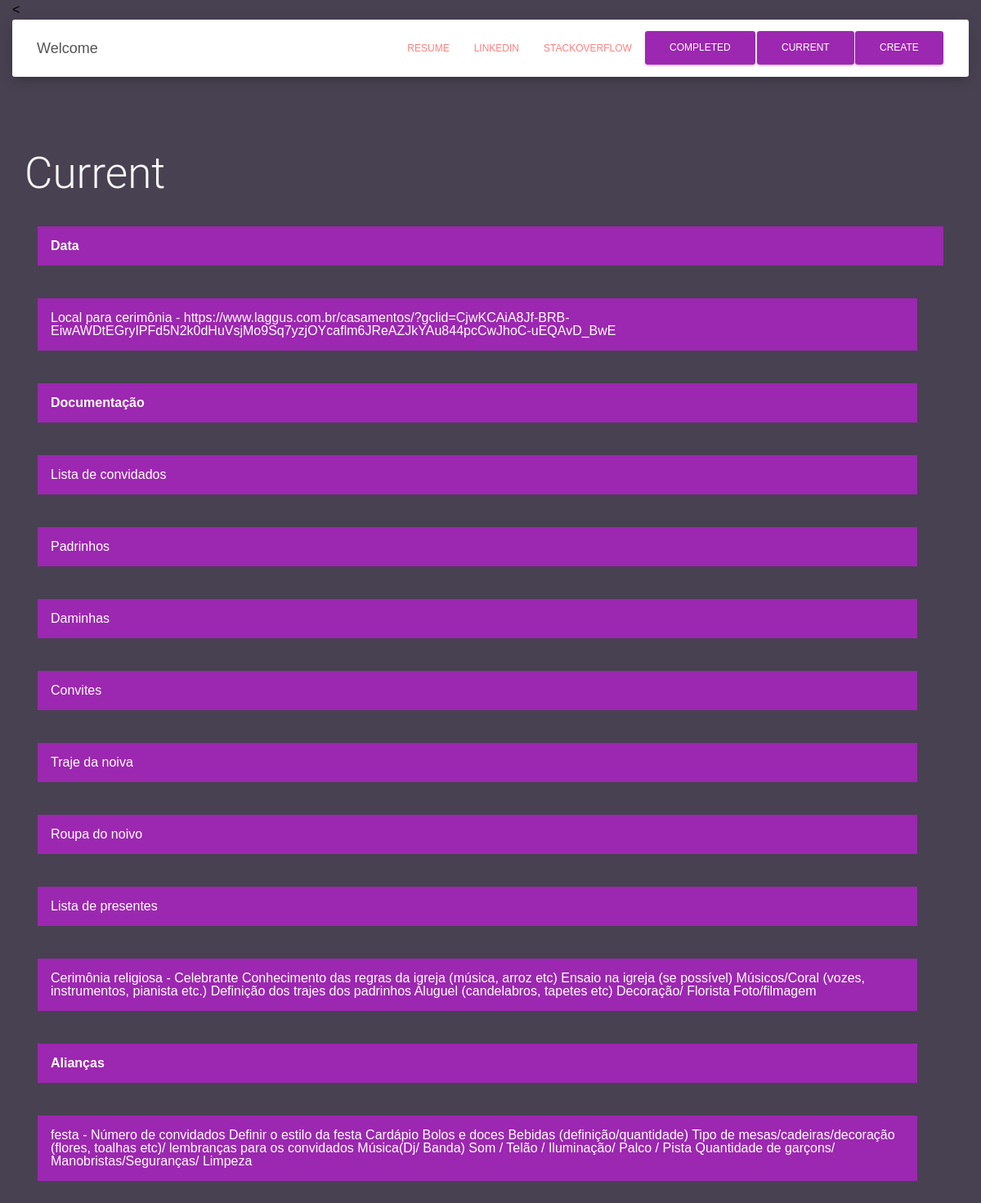
/current/ (signed in), run on the app's committed database.
### todo/models.py (models this page shows, shortened)
class Todo(models.Model):
    title = models.CharField(max_length = 100)
    memo = models.TextField(blank = True)
    created = models.DateTimeField(auto_now_add=True) #in the console 1 -> datetime.date.today()
    datecompleted = models.DateField(null=True, blank=True)
    important = models.BooleanField(default=False)
    user = models.ForeignKey(User, on_delete=models.CASCADE)

### todo/views.py (the view)
# urls.py: path('current/', views.currenttodos, name='currenttodos'),
@login_required
def currenttodos(request):
    todos = Todo.objects.filter(user = request.user, datecompleted__isnull=True)
    return render(request, 'todo/currenttodos.html', {'todos': todos})

### todo/templates/todo/currenttodos.html
{% extends 'todo/base.html' %}
{% block content %}
<h1>Current</h1>
<a>
    {% for todo in todos %}
    <ul class="list-group">
    <li class="list-group-item"><a href="{% url 'viewtodo' todo.id %}" class="list-group-item list-group-item-action active">
        {% if todo.important %}<b>{% endif %}{{ todo.title }}{% if todo.important %}</b>{% endif %}
        {% if todo.memo %} - {{ todo.memo }}{% endif %}
    </a></li>
    {% endfor %}
</ul>
{% endblock %}

### todo/templates/todo/base.html (shortened to what this page needs)
{% load static %}
<!DOCTYPE html>
<html lang="en">
  <head>
    <link rel="stylesheet" href="{% static 'todo/material-kit.min.css' %}">
    <link rel="stylesheet" href="{% static 'todo/custom.css' %}">
  </head>
<body>
    <div class="container-fluid" style="background-color: rgba(72, 65, 81, 1 )">
        {% if user.is_authenticated %}
        <<nav id="topNav" class="navbar navbar-expand-md navbar-light">
            <div class="container" >
                <a class="navbar-brand" href="{% url 'home' %}">
                    <span>Welcome {{ user.name }}</span>
                </a>
                <div class="collapse navbar-collapse text-center" id="navbarNav">
                    <ul class="navbar-nav ml-auto">
                        <li class="nav-item">
                            <a class="nav-link" href="{% static "portifolio/resume.pdf" %}">Resume</a>
                        </li>
                        <li class="nav-item">
                            <a class="nav-link" href="https://www.linkedin.com/in/gustavo-f-oliveira/" target="_blank">LinkedIn</a>
                        </li>
                        <li class="nav-item">
                            <a class="nav-link" href="https://stackoverflow.com/users/14650025/gustavo-felipe-oliveira" target="_blank">StackOverflow</a>
                        </li>
                        <li>
                            <a role="button" href="{% url 'completedtodos' %}" class="btn btn-primary">Completed</a>
                        </li>
                        <li>
                            <a role="button" href="{% url 'currenttodos' %}" class="btn btn-primary">Current</a>
                        </li>
                        <li>
                            <a role="button" href="{% url 'createtodo' %}" class="btn btn-primary">Create</a>
                        </li>
                    </ul>
                </div>
            </div>
          </nav>
        {% else %}
            <div class="container-fluid" style="text-align: right;">
                <a href="{% url 'signupuser' %}">Sign Up</a>
                <a href="{% url 'loginuser' %}">Login</a>
            </div>
        </div>
        {% endif %}
        <br>
        <br>
        <div class="container-fluid">
            <div class="text-light" style="text-align: left;" >
                {% block content %}{% endblock %}
            </div>
        </div>
    </div>
</body>

### todo/static/todo/custom.css (style rules this page uses)
.navbar-nav .nav-link { color: rgba(255,0,0,0.5) !important; }
a { color: #F3F0F3; text-decoration: none; background-color: transparent; -webkit-text-decoration-skip: objects; }
body { font-family: 'Montserrat', sans-serif; }
.btn-primary { color: #e09039; background-color: #337ab7; border-color: #2e6da4; }
.list-group { display: flex; flex-direction: column; flex-grow: 1; padding: .5rem 0; }
.list-group-item { display: flex; flex-flow: row wrap; align-items: center; padding: 1rem; line-height: 1; }
.list-group-item :first-child { margin-right: 2rem; }

### data on the page
Todo: title "Data"
Todo: title "Local para cerimônia", memo "https://www.laggus.com.br/casamentos/?gclid=CjwKCAiA8Jf-BRB-EiwAWDtEGryIPFd5N2k0dHuVsjMo9Sq7yzjOYcaflm6JReAZJkYAu844pcCwJhoC-uEQAvD_BwE"
Todo: title "Documentação"
Todo: title "Lista de convidados"
Todo: title "Padrinhos"
Todo: title "Daminhas"
Todo: title "Convites"
Todo: title "Traje da noiva"
Todo: title "Roupa do noivo"
Todo: title "Lista de presentes"
Todo: title "Cerimônia religiosa", memo "Celebrante Conhecimento das regras da igreja (música, arroz etc) Ensaio na igreja (se possível) Músicos/Coral (vozes, instrumentos, pianista etc.) Definição dos trajes dos padrinhos Aluguel (candelabros, tapetes etc) Decoração/ Florista Foto/filmagem"
Todo: title "Alianças"
Todo: title "festa", memo "Número de convidados Definir o estilo da festa Cardápio Bolos e doces Bebidas (definição/quantidade) Tipo de mesas/cadeiras/decoração (flores, toalhas etc)/ lembranças para os convidados Música(Dj/ Banda) Som / Telão / Iluminação/ Palco / Pista Quantidade de garçons/ Manobristas/Seguranças/ Limpeza"
